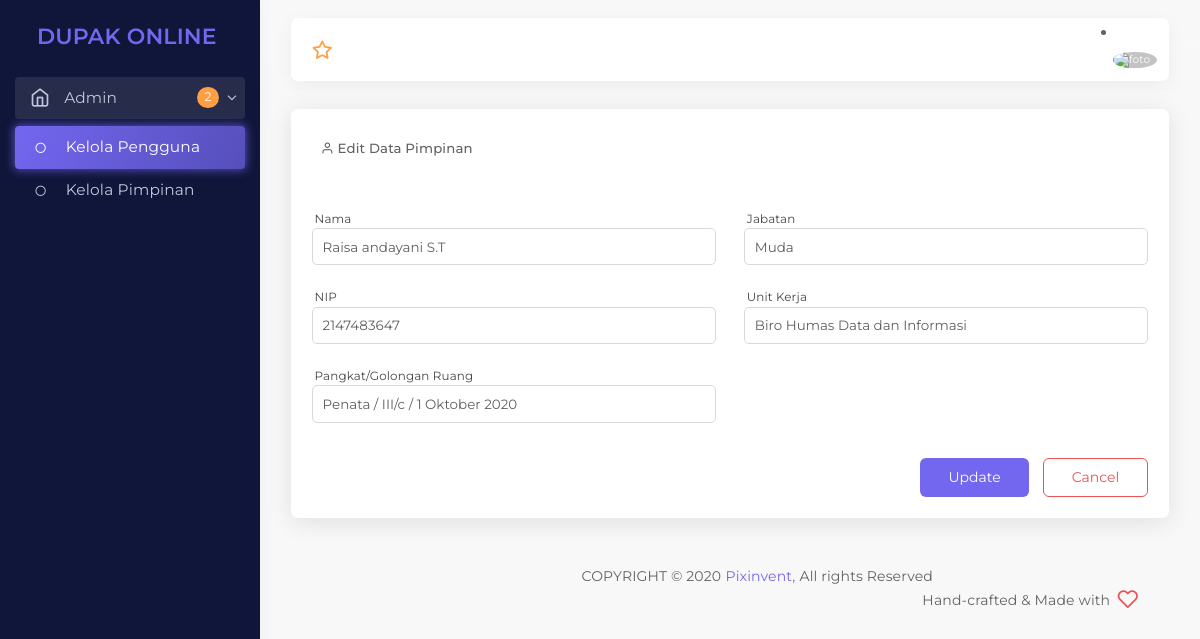
Page /admin/pimpinan-edit.php (signed in) on the committed database.
### tables this page shows
CREATE TABLE `pimpinan` (
  `id_pimpinan` int(255) NOT NULL,
  `nama` varchar(255) NOT NULL,
  `nip` int(255) NOT NULL,
  `pangkat_golongan` varchar(255) NOT NULL,
  `jabatan` varchar(255) NOT NULL,
  `unit_kerja` varchar(255) NOT NULL
);

### admin/pimpinan-edit.php (the view, shortened to what this page needs)
<?php
include_once("../config.php");
?>
<?php
$id_pimpinan = isset($_GET['id_pimpinan']) ? $_GET['id_pimpinan'] : null;
$result = mysqli_query($mysqli, "SELECT * FROM pimpinan WHERE id_pimpinan LIKE '%".$id_pimpinan."%'");
while($user_data = mysqli_fetch_array($result))
{
    $nip = $user_data ['nip'];
    $nama = $user_data ['nama'];
    $pangkat_golongan=$user_data ['pangkat_golongan'];
    $jabatan=$user_data ['jabatan'];
    $unit_kerja=$user_data ['unit_kerja'];
}
?>
<!DOCTYPE html>
<html class="loading" lang="en" data-textdirection="ltr">
<head>
    <link rel="stylesheet" type="text/css" href="../app-assets/vendors/css/vendors.min.css">
    <link rel="stylesheet" type="text/css" href="../app-assets/vendors/css/tables/datatable/datatables.min.css">
    <link rel="stylesheet" type="text/css" href="../app-assets/vendors/css/file-uploaders/dropzone.min.css">
    <link rel="stylesheet" type="text/css" href="../app-assets/vendors/css/tables/datatable/extensions/dataTables.checkboxes.css">
    <link rel="stylesheet" type="text/css" href="../app-assets/css/bootstrap.css">
    <link rel="stylesheet" type="text/css" href="../app-assets/css/bootstrap-extended.css">
    <link rel="stylesheet" type="text/css" href="../app-assets/css/colors.css">
    <link rel="stylesheet" type="text/css" href="../app-assets/css/components.css">
    <link rel="stylesheet" type="text/css" href="../app-assets/css/themes/dark-layout.css">
    <link rel="stylesheet" type="text/css" href="../app-assets/css/themes/semi-dark-layout.css">
    <link rel="stylesheet" type="text/css" href="../app-assets/css/core/menu/menu-types/vertical-menu.css">
    <link rel="stylesheet" type="text/css" href="../app-assets/css/core/colors/palette-gradient.css">
    <link rel="stylesheet" type="text/css" href="../app-assets/css/plugins/file-uploaders/dropzone.css">
    <link rel="stylesheet" type="text/css" href="../app-assets/css/pages/data-list-view.css">
    <link rel="stylesheet" type="text/css" href="../assets/css/style.css">
</head>
<body class="vertical-layout vertical-menu-modern semi-dark-layout 2-columns  navbar-floating footer-static  " data-open="click" data-menu="vertical-menu-modern" data-col="2-columns" data-layout="semi-dark-layout">
    <nav class="header-navbar navbar-expand-lg navbar navbar-with-menu floating-nav navbar-light navbar-shadow">
        <div class="navbar-wrapper">
            <div class="navbar-container content">
                <div class="navbar-collapse" id="navbar-mobile">
                    <div class="mr-auto float-left bookmark-wrapper d-flex align-items-center">
                        <ul class="nav navbar-nav">
                            <li class="nav-item d-none d-lg-block"><a class="nav-link bookmark-star"><i class="ficon feather icon-star warning"></i></a>
                            </li>
                        </ul>
                    </div>
                    <li class="dropdown dropdown-user nav-item ">
                        <a class="dropdown-toggle nav-link dropdown-user-link section_userinfo" href="#" data-toggle="dropdown">
                            <span class="avatar avatar-online">
                            <img src="https://sso.undip.ac.id/assets/app/images/user.png" style="max-width: 50px;" alt="foto"><i></i></span>
                            <span class="user-name" style="margin-bottom: 1rem;" >  <?php echo $login_session; ?></span></a>
                    </li>
                </div>
            </div>
        </div>
    </nav>
    <div class="main-menu menu-fixed menu-dark menu-accordion menu-shadow" data-scroll-to-active="true">
        <div class="navbar-header">
            <ul class="nav navbar-nav flex-row">
                <li class="nav-item mr-auto"><a class="navbar-brand" href="../html/ltr/vertical-menu-template-semi-dark/index.html">
                        <h2 class="brand-text mb-0">DUPAK ONLINE</h2>
                    </a></li>
                <li class="nav-item nav-toggle"><a class="nav-link modern-nav-toggle pr-0" data-toggle="collapse"></a></li>
            </ul>
        </div>
        <div class="main-menu-content">
            <ul class="navigation navigation-main" id="main-menu-navigation" data-menu="menu-navigation">
                <li class=" nav-item"><a href="index.html"><i class="feather icon-home"></i><span class="menu-title" data-i18n="Dashboard">Admin</span><span class="badge badge badge-warning badge-pill float-right mr-2">2</span></a>
                    <ul class="menu-content">
                        <li class="active"><a href="./pengguna.php"><i class="feather icon-circle"></i><span class="menu-item" data-i18n="Analytics">Kelola Pengguna</span></a>
                        </li>
                        <li><a href="./pimpinan.php"><i class="feather icon-circle"></i><span class="menu-item" data-i18n="eCommerce">Kelola Pimpinan</span></a>
                        </li>
                    </ul>
                </li>
        </div>
    </div>
    <div class="app-content content">
        <div class="content-wrapper">
            <div class="content-body">
                <section class="users-edit">
                    <div class="card">
                        <div class="card-content">
                            <div class="card-body">
                                <ul class="nav nav-tabs mb-3" role="tablist">
                                    <li class="nav-item">
                                        <a class="nav-link d-flex align-items-center" id="account-tab"  aria-controls="account">
                                            <i class="feather icon-user mr-25"></i><span class="d-none d-sm-block">Edit Data Pimpinan</span>
                                        </a>
                                    </li>
                                    </ul>
    <form name="update" method="post" action="./pimpinan-edit.php">
        <div class="row">
        <div class="col-12 col-sm-6">
        <div class="form-group">
        <div class="controls">
        <label>Nama</label>
    <input type="text" class="form-control" name="nama" value="<?php echo $nama;?>">
    </div>
    </div>
        <div class="form-group">
        <div class="controls">
        <label>NIP</label>
    <input type="text" class="form-control" name="nip" value="<?php echo $nip;?>">
    </div>
    </div>
        <div class="form-group">
        <div class="controls">
        <label>Pangkat/Golongan Ruang</label>
    <input type="text" class="form-control" name="pangkat_golongan" value="<?php echo $pangkat_golongan;?>">
    </div>
    </div>
    </div>
    <div class="col-12 col-sm-6">
    <div class="form-group">
        <div class="controls">
        <label>Jabatan</label>
    <input type="text" class="form-control" name="jabatan" value="<?php echo $jabatan;?>">
    </div>
    </div>
    <div class="form-group">
    <div class="controls">
        <label>Unit Kerja</label>
    <input type="text" class="form-control" name="unit_kerja" value="<?php echo $unit_kerja;?>">
    </div>
    </div>
    </div>
    <div class="col-12 d-flex flex-sm-row flex-column justify-content-end mt-1">
        <input type="submit" class="btn btn-primary glow mb-1 mb-sm-0 mr-0 mr-sm-1" name="update" value="Update"></input>
        <button type="reset" class="btn btn-outline-danger" href="pimpinan.php">Cancel</button>
    </div>
    </div>
    </form>
    </div>
   </section>
   </div>
    <footer class="footer footer-static footer-light">
        <p class="clearfix blue-grey lighten-2 mb-0"><span class="float-md-left d-block d-md-inline-block mt-25">COPYRIGHT &copy; 2020<a class="text-bold-800 grey darken-2" href="https://1.envato.market/pixinvent_portfolio" target="_blank">Pixinvent,</a>All rights Reserved</span><span class="float-md-right d-none d-md-block">Hand-crafted & Made with<i class="feather icon-heart pink"></i></span>
        </p>
    </footer>
</body>
</html>

### app-assets/css/themes/semi-dark-layout.css (style rules this page uses)
body.semi-dark-layout .main-menu { background-color : #10163A; }
body.semi-dark-layout .main-menu-content .navigation-main { background-color : #10163A; }
body.semi-dark-layout .main-menu-content .navigation-main .nav-item i { color : #C2C6DC; }
body.semi-dark-layout .main-menu-content .navigation-main .nav-item.open a { background-color : #262C49; }
body.semi-dark-layout .main-menu-content .navigation-main .nav-item a:after, body.semi-dark-layout .main-menu-content .navigation-main .nav-item a { color : #C2C6DC; }
body.semi-dark-layout .main-menu-content .navigation-main .nav-item .menu-content { background-color : #10163A; }
body.semi-dark-layout .main-menu-content .navigation-main .nav-item .menu-content .active .menu-item { color : #FFFFFF; }
body.semi-dark-layout .main-menu-content .navigation-main .nav-item .menu-content li:not(.active) a { background-color : #10163A; }
body.semi-dark-layout .main-menu-content .navigation-main .active .menu-title, body.semi-dark-layout .main-menu-content .navigation-main .active i { color : #FFFFFF; }
body.semi-dark-layout .main-menu-content .navigation-main .sidebar-group-active a { background : #10163A; border-radius : 4px; }
body.semi-dark-layout .main-menu-content .navigation-main .sidebar-group-active .menu-content { background-color : #10163A; }
body.semi-dark-layout .main-menu-content .navigation-main .sidebar-group-active .menu-content .active { z-index : 1; }
body.semi-dark-layout .main-menu-content .navigation-main .sidebar-group-active .menu-content .active a { background-color : transparent; }

### app-assets/css/core/menu/menu-types/vertical-menu.css (style rules this page uses)
body.vertical-layout.vertical-menu-modern .main-menu .navigation > li > a > i { font-size : 1.2rem; margin-right : 1rem; float : left; }
body.vertical-layout.vertical-menu-modern .main-menu .navigation .menu-content > li > a > i { margin-right : 1.38rem; font-size : 0.8rem; }
body.vertical-layout.vertical-menu-modern .main-menu { -webkit-transition : 0.4s cubic-bezier(0.25, 0.8, 0.25, 1); transition : 0.4s cubic-bezier(0.25, 0.8, 0.25, 1); -webkit-transform : translate3d(0, 0, 0); transform : translate3d(0, 0, 0); -webkit-backface-visibility : hidden; backface-visibility : hidden; }
body.vertical-layout.vertical-menu-modern.menu-expanded .main-menu { width : 260px; }
body.vertical-layout.vertical-menu-modern.menu-expanded .main-menu .navigation > li > a > i { margin-right : 1rem; float : left; }
body.vertical-layout.vertical-menu-modern.menu-expanded .main-menu .navigation > li > a > i:before { font-size : 1.429rem; }
body.vertical-layout.vertical-menu-modern.menu-expanded .main-menu .navigation > li > a > span { -webkit-animation : 0.3s cubic-bezier(0.25, 0.8, 0.25, 1) 0s normal forwards 1 fadein; animation : 0.3s cubic-bezier(0.25, 0.8, 0.25, 1) 0s normal forwards 1 fadein; }
body.vertical-layout.vertical-menu-modern.menu-expanded .main-menu .navigation > li > a > span.badge { position : absolute; right : 20px; }
body.vertical-layout.vertical-menu-modern.menu-expanded .main-menu .navigation li.has-sub > a:not(.mm-next):after { content : '\f105'; font-family : 'FontAwesome'; font-size : 1.1rem; display : inline-block; position : absolute; right : 25px; top : 10px; -webkit-transform : rotate(0deg); -ms-transform : rotate(0deg); transform : rotate(0deg); transition : -webkit-transform 0.2s ease-in-out; }
body.vertical-layout.vertical-menu-modern.menu-expanded .main-menu .navigation li.open > a:not(.mm-next):after { -webkit-transform : rotate(90deg); -ms-transform : rotate(90deg); transform : rotate(90deg); }
body.vertical-layout.vertical-menu-modern.menu-expanded .footer { margin-left : 260px; }
@media (min-width: 992px) { body.vertical-layout.vertical-menu-modern .main-menu { width : 260px; } }
@media (min-width: 992px) { body.vertical-layout.vertical-menu-modern .footer { margin-left : 260px; } }

### rows in the picture
pimpinan: nama "Raisa andayani S.T", nip "2147483647", pangkat_golongan "Penata / III/c / 1 Oktober 2020", jabatan "Muda", unit_kerja "Biro Humas Data dan Informasi"
